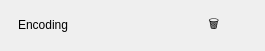
<?xml version="1.0" encoding="UTF-8"?>
<ui version="4.0">
 <class>EncodingEntry</class>
 <widget class="QWidget" name="EncodingEntry">
  <property name="geometry">
   <rect>
    <x>0</x>
    <y>0</y>
    <width>265</width>
    <height>47</height>
   </rect>
  </property>
  <property name="sizePolicy">
   <sizepolicy hsizetype="Preferred" vsizetype="Maximum">
    <horstretch>0</horstretch>
    <verstretch>0</verstretch>
   </sizepolicy>
  </property>
  <property name="windowTitle">
   <string notr="true">EncodingEntry</string>
  </property>
  <property name="autoFillBackground">
   <bool>true</bool>
  </property>
  <layout class="QHBoxLayout" name="horizontalLayout">
   <property name="leftMargin">
    <number>18</number>
   </property>
   <item>
    <widget class="QLabel" name="encoding_class_name_label">
     <property name="sizePolicy">
      <sizepolicy hsizetype="Preferred" vsizetype="Maximum">
       <horstretch>0</horstretch>
       <verstretch>0</verstretch>
      </sizepolicy>
     </property>
     <property name="text">
      <string>Encoding</string>
     </property>
    </widget>
   </item>
   <item>
    <widget class="TextIconButton" name="delete_button">
     <property name="sizePolicy">
      <sizepolicy hsizetype="Maximum" vsizetype="Fixed">
       <horstretch>0</horstretch>
       <verstretch>0</verstretch>
      </sizepolicy>
     </property>
     <property name="focusPolicy">
      <enum>Qt::NoFocus</enum>
     </property>
     <property name="text">
      <string notr="true">🗑️</string>
     </property>
     <property name="flat">
      <bool>true</bool>
     </property>
    </widget>
   </item>
  </layout>
 </widget>
 <customwidgets>
  <customwidget>
   <class>TextIconButton</class>
   <extends>QPushButton</extends>
   <header>brainframe_qt.ui.resources.ui_elements.buttons.icon_button</header>
  </customwidget>
 </customwidgets>
</ui>
